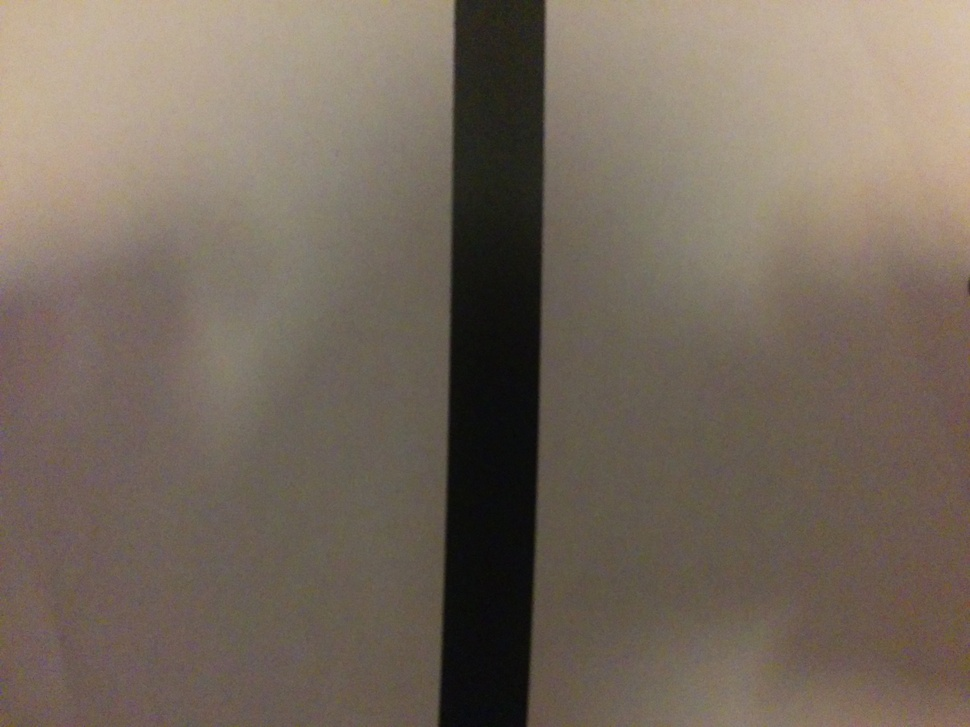
#> input picture line.jpg, 970 x 727 px, shrunk from 3264 x 2448 before the run
$ python moments.py   (Python 2 division)
#> lines starting #> are read from the running program, lines starting #| are printed output that depends on the picture; after the words box and inside, x2 and y2 are one past the last pixel; in counts of white or black regions, pixels touching at a corner belong together
import cv2
import numpy as np

img = cv2.imread('line.jpg',0)
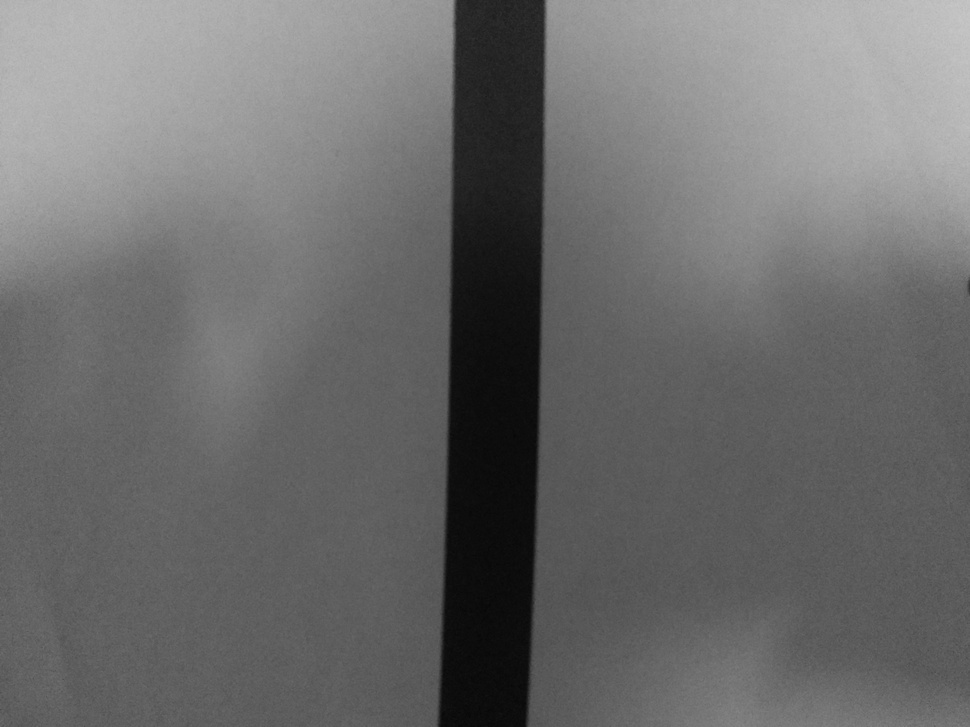
#> img: shape (727, 970); min 7, max 200, mean 108.3
ret,thresh = cv2.threshold(img,127,255,0)
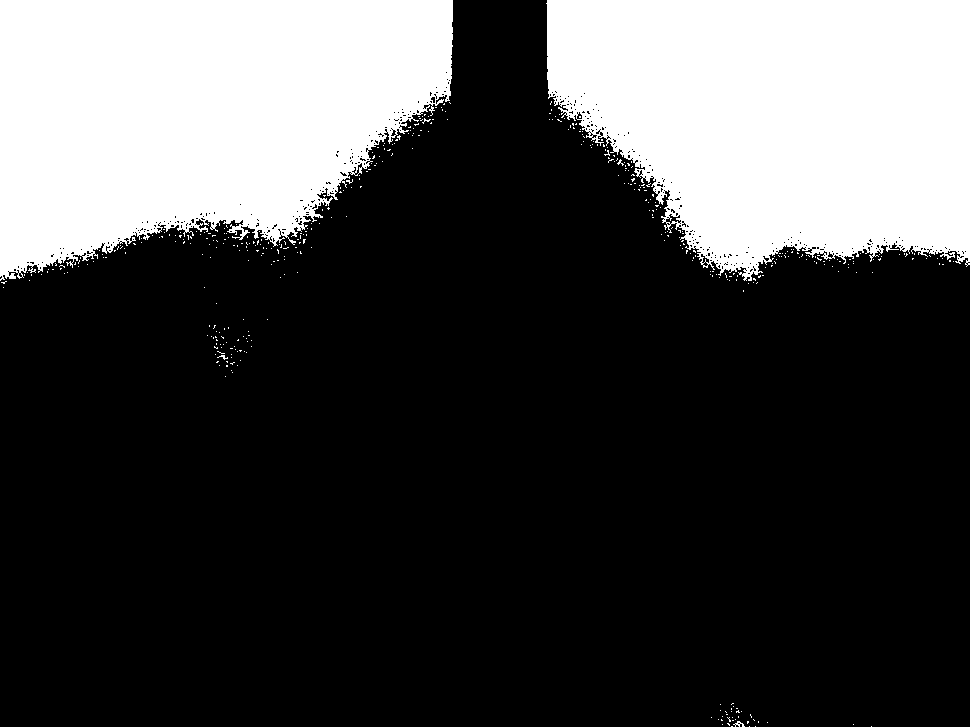
#> thresh: shape (727, 970); 27.2% white; 440 white regions (436 under 20 px)
contours,hierarchy = cv2.findContours(thresh, 1, 2)
#> contours = 924 contours, 913 with area under 20; largest, box (x1, y1, x2, y2) and area: (0, 0, 453, 281) 95753, (546, 0, 970, 281) 93899, (665, 213, 682, 225) 92, (700, 253, 710, 264) 48, (354, 162, 363, 176) 40

cnt = contours[0]
#> cnt = [[871, 726]]
M = cv2.moments(cnt)
#> M = moments, m00 0
print M
#> (printed output is left out)

#> (the run stopped early here; a loop or call above may not have finished)
